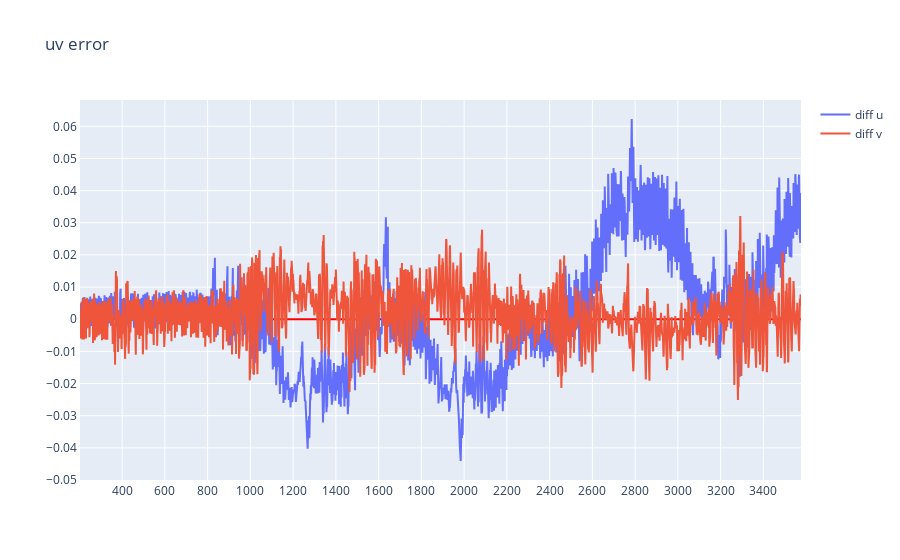

Notebook code for this chart:
### Code cell
# get the uv error digram
expected_u = np.mean(data_log['u'][0:10])
expected_v = np.mean(data_log['v'][0:10])
real_u = data_log['u']
real_v = data_log['v']

data_diff_u = np.subtract(real_u,expected_u)
data_diff_v = np.subtract(real_v,expected_v)

p=[]
#index = np.arange(0,len(data_log))
index = data_log['frame_id']

p.append(go.Scatter(
    y= data_diff_u,
    x= index,
    name='diff u'    
))
p.append(go.Scatter(
    y= data_diff_v,
    x= index,
    name='diff v'
))
layout.title= 'uv error'
fig=go.Figure(
    data=p,
    layout=layout
)
layout.xaxis['title'] = 'frames'
layout.yaxis['title'] = 'position error in uv'
iplot(fig)
if export_html:
    io.write_html(fig,include_plotlyjs='cdn', file=prefix+filename.replace('.csv','_')+layout.title.text.replace(' ','_')+'.html')

### Figure 1 — Plotly figure (JSON) as saved in the notebook; plotly's stock layout.template omitted (floating-point values rounded to 4 significant figures; data arrays with more than 128 entries replaced by an {"elided": "..."} marker saying what was removed)
{"data": [{"name": "diff u", "type": "scatter", "x": {"elided": "2628 int values"}, "y": {"elided": "2628 float values"}}, {"name": "diff v", "type": "scatter", "x": {"elided": "2628 int values"}, "y": {"elided": "2628 float values"}}], "layout": {"title": {"text": "uv error"}, "xaxis": {"nticks": 20, "showgrid": true, "showline": true, "zeroline": true, "zerolinecolor": "#FF0000"}, "yaxis": {"nticks": 20, "showgrid": true, "showline": true, "zeroline": true, "zerolinecolor": "#FF0000"}}}
